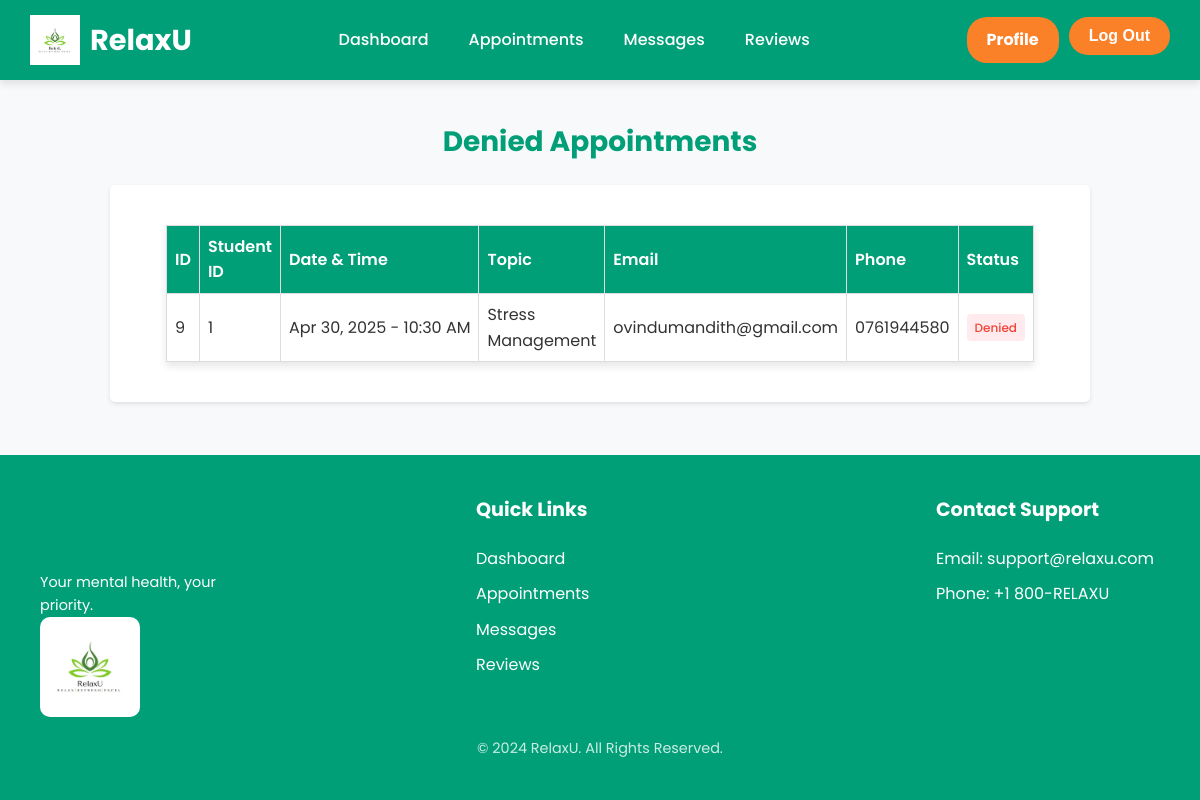
Page /App/controller/AppointmentController.php?action=showDeniedAppointments (signed in) on the committed database.
### tables this page shows
CREATE TABLE `appointments` (
  `id` int(11) NOT NULL,
  `student_id` int(11) NOT NULL,
  `counselor_id` int(11) NOT NULL,
  `appointment_date` datetime NOT NULL,
  `topic` varchar(255) NOT NULL,
  `email` varchar(255) NOT NULL,
  `phone` varchar(15) NOT NULL,
  `created_at` timestamp NOT NULL DEFAULT current_timestamp(),
  `updated_at` timestamp NOT NULL DEFAULT current_timestamp() ON UPDATE current_timestamp(),
  `status` enum('Pending','Accepted','Denied') DEFAULT 'Pending'
);

### App/models/AppointmentModel.php (called while the page is built, shortened)
<?php
require_once '../../config/config.php';
class AppointmentModel {
    private $db;
    public function __construct() {
        $this->db = new Database();
        $this->db = $this->db->connect();
    }
    public function getDeniedAppointmentsByCounselorId($counselorId) {
        $query = "SELECT id, student_id, appointment_date, topic, email, phone, created_at, updated_at, status
                FROM appointments
                WHERE counselor_id = :counselor_id AND status = 'Denied'";
        $stmt = $this->db->prepare($query);
        $stmt->bindParam(':counselor_id', $counselorId, PDO::PARAM_INT);
        $stmt->execute();
        return $stmt->fetchAll(PDO::FETCH_ASSOC);
    }
}
?>

### config/config.php (called while the page is built, shortened)
<?php
class Database {
    private $host = 'localhost';
    private $db_name = 'stress_management';
    private $username = 'root';
    private $password = '';
    public function connect() {
        $this->conn = null;
        try {
            $this->conn = new PDO("mysql:host=$this->host;dbname=$this->db_name", $this->username, $this->password);
            $this->conn->setAttribute(PDO::ATTR_ERRMODE, PDO::ERRMODE_EXCEPTION);
        } catch (PDOException $e) {
            echo 'Connection Error: ' . $e->getMessage();
        }
        return $this->conn;
    }
}
?>

### App/views/counselling/counselor_view_appointments_rejected.php (the view, shortened to what this page needs)
<!DOCTYPE html>
<html lang="en">
<head>
    <link rel="stylesheet" href="https://cdnjs.cloudflare.com/ajax/libs/font-awesome/6.0.0-beta3/css/all.min.css">
    <link rel="stylesheet" href="../../assets/css/header_footer.css" type="text/css" />
    <link rel="stylesheet" href="../../assets/css/counselor_dashboard.css" type="text/css" />
</head>
<body>
    <header class="header">
      <div class="logo">
        <img src="../../assets/images/logo.jpg" alt="RelaxU Logo" />
        <h1>RelaxU</h1>
      </div>
    <nav class="navbar">
      <ul>
        <li><a href="../views/counselling/counselor_dashboard.php"> Dashboard</a></li>
        <li class="services">
          <a href="#"></i> Appointments </a>
        </li>
        <li><a href="../views/messages.php"> Messages</a></li>
        <li><a href="../views/reviews.php"> Reviews</a></li>
      </ul>
    </nav>
    <div class="auth-buttons">
<a href="/GroupProject-IS2102/App/controller/CounselorController.php?action=viewLoggedInCounselorProfile" class="login" style="display: inline-block; text-decoration: none; background-color: #fa8128; color: white; border: none; padding: 10px 20px; border-radius: 20px; cursor: pointer; margin-left: 10px; font-size: 1rem; transition: background-color 0.3s ease;">
    <b>Profile</b>
</a>
        <form action="../../util/counselor_logout.php" method="POST" style="display: inline;">
          <button type="submit" class="login"><b>Log Out</b></button>
        </form>
      </div>
    </header>
    <div class="container">
        <h1>Denied Appointments</h1>
        <div class="table-container">
<?php if (!empty($appointments)): ?>
    <div style="overflow-x: auto;">
        <table class="appointment-table">
            <thead>
                <tr>
                    <th>ID</th>
                    <th>Student ID</th>
                    <th>Date & Time</th>
                    <th>Topic</th>
                    <th>Email</th>
                    <th>Phone</th>
                    <th>Status</th>
                </tr>
            </thead>
            <tbody>
                <?php foreach ($appointments as $appointment): ?>
                    <tr>
                        <td data-label="ID"><?= htmlspecialchars($appointment['id']) ?></td>
                        <td data-label="Student ID"><?= htmlspecialchars($appointment['student_id']) ?></td>
                        <td data-label="Date & Time" class="date-format"><?= date('M d, Y - h:i A', strtotime($appointment['appointment_date'])) ?></td>
                        <td data-label="Topic"><?= htmlspecialchars($appointment['topic']) ?></td>
                        <td data-label="Email"><?= htmlspecialchars($appointment['email']) ?></td>
                        <td data-label="Phone"><?= htmlspecialchars($appointment['phone']) ?></td>
                        <td data-label="Status"><span class="status-badge deny-badge"><?= htmlspecialchars($appointment['status']) ?></span></td>
                    </tr>
                <?php endforeach; ?>
            </tbody>
        </table>
    </div>
<?php else: ?>
    <p style="text-align: center;">No denied appointments at the moment.</p>
<?php endif; ?>
        </div>
    </div>
    <footer class="footer">
      <div class="footer-container">
        <div class="footer-logo">
          <h1>RelaxU</h1>
          <p>Your mental health, your priority.</p>
          <img
            id="footer-logo"
            src="../../assets/images/logo.jpg"
            alt="RelaxU Logo"
          />
        </div>
        <div class="footer-section">
          <h3>Quick Links</h3>
          <ul>
            <li><a href="../views/counselor_dashboard.php">Dashboard</a></li>
            <li><a href="../views/manage_appointments.php">Appointments</a></li>
            <li><a href="../views/messages.php">Messages</a></li>
            <li><a href="../views/reviews.php">Reviews</a></li>
          </ul>
        </div>
        <div class="footer-section">
          <h3>Contact Support</h3>
          <p>Email: support@relaxu.com</p>
          <p>Phone: +1 800-RELAXU</p>
        </div>
      </div>
      <div class="footer-bottom">
        <p>&copy; 2024 RelaxU. All Rights Reserved.</p>
      </div>
    </footer>
</body>
</html>

### assets/css/header_footer.css (style rules this page uses)
* { margin: 0; padding: 0; box-sizing: border-box; }
body { font-family: "Poppins", sans-serif; background-color: #f4f4f4; min-height: 100vh; display: flex; flex-direction: column; }
.header { display: flex; justify-content: space-between; align-items: center; background: #009f77; padding: 15px 30px; height: 80px; box-shadow: 0 4px 8px rgba(0, 0, 0, 0.1); position: sticky; top: 0; z-index: 1000; }
.logo { display: flex; align-items: center; }
.logo img { height: 50px; margin-right: 10px; }
.logo h1 { font-size: 1.8rem; color: white; }
.navbar ul { display: flex; list-style: none; }
.navbar ul li { margin: 0 20px; position: relative; transition: transform 0.3s ease, color 0.3s ease; }
.navbar ul li a { text-decoration: none; color: white; font-size: 1rem; font-weight: 500; padding: 10px 0; transition: color 0.3s ease; }
.auth-buttons { display: flex; }
.auth-buttons button { background-color: #fa8128; color: white; border: none; padding: 10px 20px; border-radius: 20px; cursor: pointer; margin-left: 10px; font-size: 1rem; transition: background-color 0.3s ease; }
.footer { background-color: #009f77; padding: 40px; color: white; margin-top: auto; }
.footer-container { display: flex; justify-content: space-between; align-items: flex-start; }
.footer-logo h1 { font-size: 1.8rem; margin-bottom: 10px; }
.footer-logo p { width: 200px; font-size: 0.9rem; }
.footer-section { width: 20%; }
.footer-section h3 { margin-bottom: 20px; font-size: 1.2rem; }
.footer-section ul { list-style: none; }
.footer-section ul li { margin-bottom: 10px; }
.footer-section ul li a { color: white; text-decoration: none; transition: margin-left 0.3s ease; }
.footer-section p { margin-bottom: 10px; }
.footer-bottom { text-align: center; margin-top: 20px; }
.footer-bottom p { font-size: 0.9rem; opacity: 0.8; }
#footer-logo { display: flex; align-items: center; border-radius: 10px; height: 100px; width: 100px; }

### assets/css/counselor_dashboard.css (style rules this page uses)
:root { --primary-color: #009f77; --primary-dark: #007a5c; --primary-light: #e8f1ec; --secondary-color: #fa8128; --secondary-dark: #e87217; --admin-dark: #2c3e50; --admin-darker: #1a2530; --admin-light: #34495e; --text-dark: #333; --text-light: #666; --text-lighter: #999; --white: #fff; --gray-100: #f8f9fa; --gray-200: #e9ecef; --gray-300: #dee2e6; --gray-400: #ced4da; --gray-800: #343a40; --red: #e74c3c; --green: #2ecc71; --blue: #3498db; --yellow: #f1c40f; --orange: #e67e22; --purple: #9b59b6; --border-radius: 10px; --border-radius-sm: 6px; --box-shadow: 0 4px 12px rgba(0, 0, 0, 0.1); --box-shadow-lg: 0 8px 30px rgba(0, 0, 0, 0.15); --transition: all 0.3s ease; }

### App/views/counselling/counselor_view_appointments_rejected.php (style rules this page uses)
body { font-family: 'Poppins', sans-serif; background-color: #f8f9fa; color: #333; line-height: 1.6; }
.container { max-width: 1200px; margin: 0 auto; padding: 20px; }
h1 { color: #009f77; text-align: center; margin: 20px 0; font-size: 28px; }
.table-container { background-color: white; border-radius: 5px; box-shadow: 0 2px 4px rgba(0, 0, 0, 0.1); padding: 20px; margin-bottom: 20px; }
table { width: 100%; border-collapse: collapse; }
th, td { padding: 12px 15px; text-align: left; border-bottom: 1px solid #ddd; }
th { background-color: #f8f8f8; font-weight: 600; color: #009f77; }
.date-format { white-space: nowrap; }
.appointment-table { width: 90%; border-collapse: collapse; margin: 20px auto; box-shadow: 0 4px 8px rgba(0, 0, 0, 0.1); }
.appointment-table th, .appointment-table td { border: 1px solid #ddd; padding: 8px; text-align: left; }
.appointment-table th { background-color: #009f77; color: white; }
.status-badge { display: inline-block; padding: 4px 8px; border-radius: 4px; font-size: 12px; font-weight: 500; }
.deny-badge { background-color: #ffebee; color: #f44336; }

### rows in the picture
appointments: id "9", student "1", appointment_date "Apr 30, 2025 - 10:30 AM", topic "Stress Management", email "ovindumandith@gmail.com", phone "0761944580", status "Denied"
